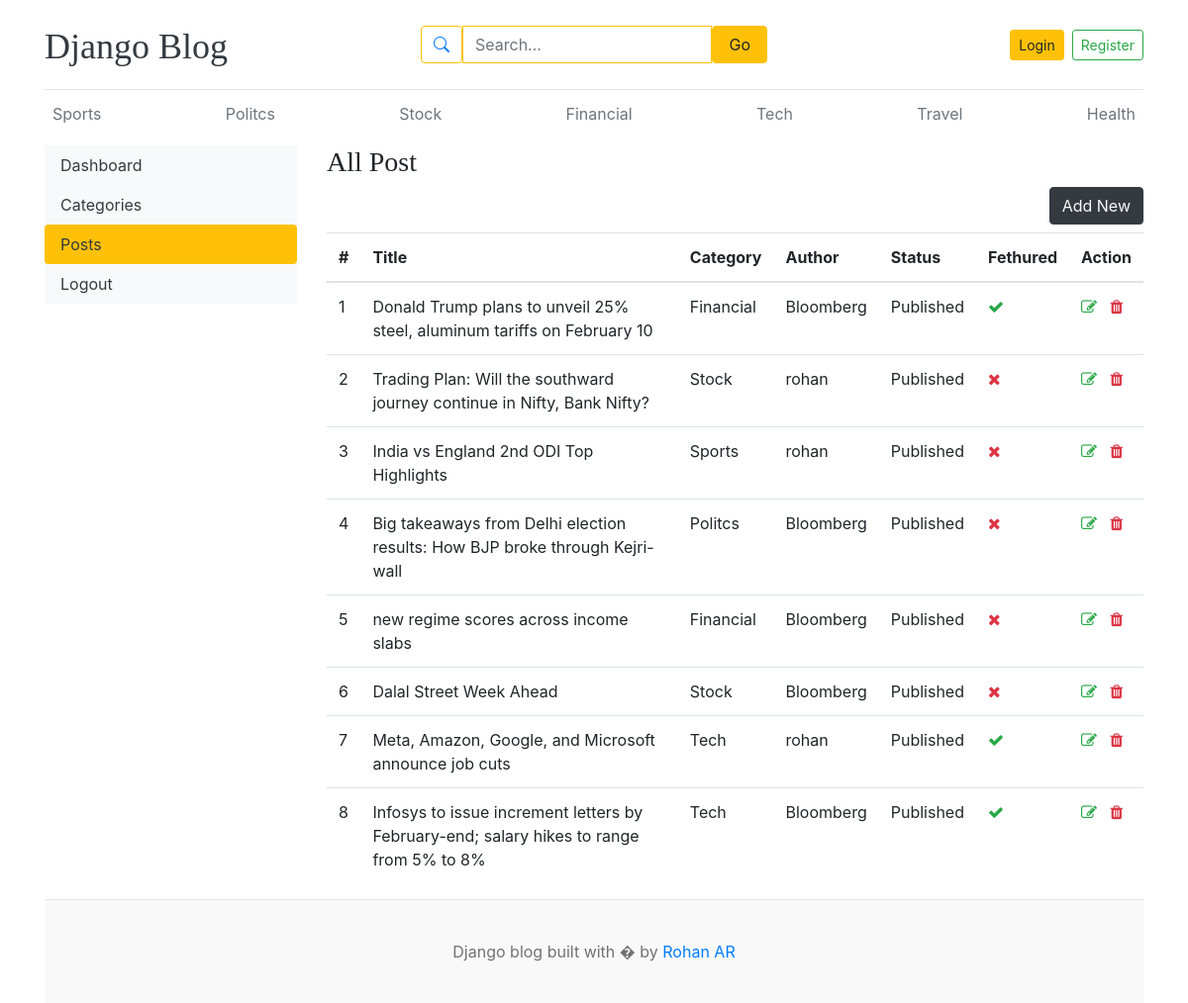
The app's page /dashboard/posts/ with its own data.
### blogs/models.py (models this page shows, shortened)
class Category(models.Model):
    Category_name=models.CharField(max_length=50,unique=True)
    created_at=models.DateTimeField(auto_now_add=True)
    updated_at=models.DateField(auto_now=True)
    class Meta:
        verbose_name_plural='categories'
    def __str__(self):
        return self.Category_name

class Blog(models.Model):
   title=models.CharField(max_length=100)
   slug=models.SlugField(max_length=150,unique=True,blank=True)
   category= models.ForeignKey(Category,on_delete=models.CASCADE)
   author=models.ForeignKey(User,on_delete=models.CASCADE)
   featured_image=models.ImageField(upload_to='uploads/%Y/%m/%d')
   short_description=models.TextField(max_length=500)
   blog_body=models.TextField(max_length=2000)
   status=models.CharField(max_length=20, choices=STATUS_CHOICES,default="Draft")
   is_fetured=models.BooleanField(default=False)
   created_at=models.DateTimeField(auto_now_add=True)
   updated_at=models.DateTimeField(auto_now=True)

### dashboards/views.py (the view)
# urls.py: path('posts/',views.posts,name='posts'),
def posts(request):
    posts=Blog.objects.all()
    context={
        'posts':posts,
    }
    return render(request,'dashboard/posts.html',context)

### blogs/context_processors.py (called while the page is built)
def get_categories(request):
    categories=Category.objects.all()
    return dict(categories=categories)

def get_social_links(request):
    social_link=Links.objects.all()
    return dict(social_link=social_link)

### templates/dashboard/posts.html (shortened to what this page needs)
{% extends 'base.html' %}
{% block content %}
<div class="row">
    {% include 'dashboard/side_bar.html' %}
    <div class="col-md-9">
        <h3>All Post</h3>
        <a href="{% url 'add_post' %}"class="btn btn-dark text-light float-right mb-2">Add New</a>
        <table class="table table-hover">
            <thead>
              <tr>
                <th>#</th>
                <th>Title</th>
                <th>Category</th>
                <th>Author</th>
                <th>Status</th>
                <th>Fethured</th>
                <th>Action</th>
              </tr>
            </thead>
            <tbody>
                {% for post in posts %}
              <tr>
                <td>{{ forloop.counter }}</th>
                <td>{{ post.title }}</td>
                <td>{{ post.category }}</td>
                <td>{{ post.author }}</td>
                <td>{{ post.status }}</td>
                <td>{% if post.is_fetured %}<i class="fa fa-check text-success"></i>
                  {% else %} <i class="fa fa-times text-danger"></i> {% endif %}</td>
                <td>
                    <a href="{% url 'edit_post' post.id  %}"><i class="fa fa-edit text-success"></i></a>
                    <a href="{% url 'delete_post' post.id %}" onclick="return confirm('Are you sure you want to delete this category?');">
                      <i class="fa fa-trash text-danger"></i></a>
                </td>
                {% endfor %}
              </tr>
            </tbody>
          </table>
    </div>
</div>
{% endblock %}

### templates/base.html (shortened to what this page needs)
{% load static %}
<!DOCTYPE html>
<html lang="en">
<head>
    <link href="https://getbootstrap.com/docs/4.0/dist/css/bootstrap.min.css" rel="stylesheet">
    <link rel="stylesheet" href="https://cdn.jsdelivr.net/npm/bootstrap-icons/font/bootstrap-icons.css">
    <link href="{% static 'css/blog.css' %}" rel="stylesheet">
    <link rel="stylesheet" href="https://cdnjs.cloudflare.com/ajax/libs/font-awesome/4.7.0/css/font-awesome.min.css">
  </head>
<body>
    <div class="container">
      <header class="blog-header py-3">
        <div class="row flex-nowrap justify-content-between align-items-center">
            <div class="col-4 pt-1">
                <a class="blog-header-logo text-dark fw-bold fs-5" href="/">Django Blog</a>
            </div>
            <div class="col-4">
                <form action="{% url 'search' %}" method="get" class="d-flex justify-content-center">
                    <div class="input-group shadow-sm w-100" style="max-width: 450px;">
                        <span class="input-group-text bg-white border-warning">
                            <i class="bi bi-search text-primary"></i>
                        </span>
                        <input
                            class="form-control border-warning"
                            type="text"
                            name="keyword"
                            placeholder="Search..."
                            aria-label="Search"
                            required
                            value="{{ keyword }}"
                        />
                        <button type="submit" class="btn btn-warning px-3">Go</button>
                    </div>
                </form>
            </div>
            <div class="col-4 d-flex justify-content-end align-items-center">
                {% if not user.is_authenticated %}
                    <a class="btn btn-sm btn-warning" href="{% url 'login' %}">Login</a>
                    <a class="btn btn-sm btn-outline-success ms-2" href="{% url 'register' %}">Register</a>
                {% endif %}
            </div>
        </div>
    </header>
      <div class="nav-scroller py-1 mb-2">
        <nav class="nav d-flex justify-content-between">
          {% for cat in categories %}
          <a class="p-2 text-muted" href="{% url 'post_by_category' cat.id  %}">{{ cat.Category_name }}</a>
          {% endfor %}
        </nav>
      </div>
 {% block content %}
 {% endblock %}
<footer class="blog-footer">
    <p>Django blog built with � by <a href="#">Rohan AR</a></p>
  </footer>
  </body>
  </html>

### blog_main/static/css/blog.css (style rules this page uses)
.blog-header { border-bottom: 1px solid #e5e5e5; }
.blog-header-logo { font-family: "Playfair Display", Georgia, "Times New Roman", serif; font-size: 2.25rem; }
h1, h2, h3, h4, h5, h6 { font-family: "Playfair Display", Georgia, "Times New Roman", serif; }
.blog-footer { padding: 2.5rem 0; color: #727272; text-align: center; background-color: #f9f9f9; border-top: .05rem solid #e5e5e5; }
.blog-footer p:last-child { margin-bottom: 0; }

### records on screen
Category: Category_name "Sports"
Category: Category_name "Politcs"
Category: Category_name "Stock"
Category: Category_name "Financial"
Category: Category_name "Tech"
Category: Category_name "Travel"
Category: Category_name "Health"
Blog: title "Donald Trump plans to unveil 25% steel, aluminum tariffs on February 10", category "Financial", author "Bloomberg", status "Published", is_fetured True (drawn)
Blog: title "Trading Plan: Will the southward journey continue in Nifty, Bank Nifty?", category "Stock", author "rohan", status "Published", is_fetured False (drawn)
Blog: title "India vs England 2nd ODI Top Highlights", category "Sports", author "rohan", status "Published", is_fetured False (drawn)
Blog: title "Big takeaways from Delhi election results: How BJP broke through Kejri-wall", category "Politcs", author "Bloomberg", status "Published", is_fetured False (drawn)
Blog: title "new regime scores across income slabs", category "Financial", author "Bloomberg", status "Published", is_fetured False (drawn)
Blog: title "Dalal Street Week Ahead", category "Stock", author "Bloomberg", status "Published", is_fetured False (drawn)
Blog: title "Meta, Amazon, Google, and Microsoft announce job cuts", category "Tech", author "rohan", status "Published", is_fetured True (drawn)
Blog: title "Infosys to issue increment letters by February-end; salary hikes to range from 5% to 8%", category "Tech", author "Bloomberg", status "Published", is_fetured True (drawn)
